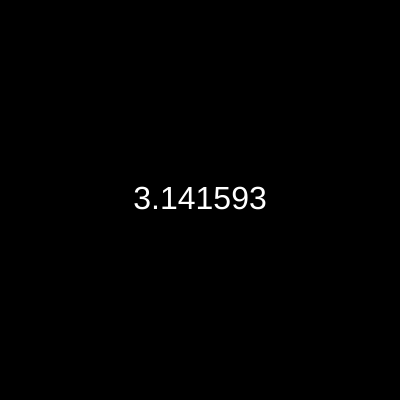
Frame 1 (no input)
Frame 2 (the mouse pressed at the canvas centre, redrawn once): identical to frame 1, image omitted

The p5.js sketch that drew this single still picture (run headless with seeded random() and noise() and a simulated clock; the mouse was pressed at the canvas centre and the sketch redrawn once):

// p5.js sketch
// ── sketch.js
var digits = 6;
var piDigits = ""; 

function setup() {
    createCanvas(400, 400);
    background(0);
    noLoop();

  
    piDigits = calculatePi(digits);

    
    fill(255);
    textSize(32);
    textAlign(CENTER, CENTER);
    text(piDigits, width / 2, height / 2);
}

function calculatePi(numDigits) {
   
    let pi = 0;
    for (let k = 0; k <= numDigits; k++) {
        pi += (1 / Math.pow(16, k)) * (
            (4 / (8 * k + 1)) -
            (2 / (8 * k + 4)) -
            (1 / (8 * k + 5)) -
            (1 / (8 * k + 6))
        );
    }
       return pi.toFixed(numDigits);
}

function draw() {

}
